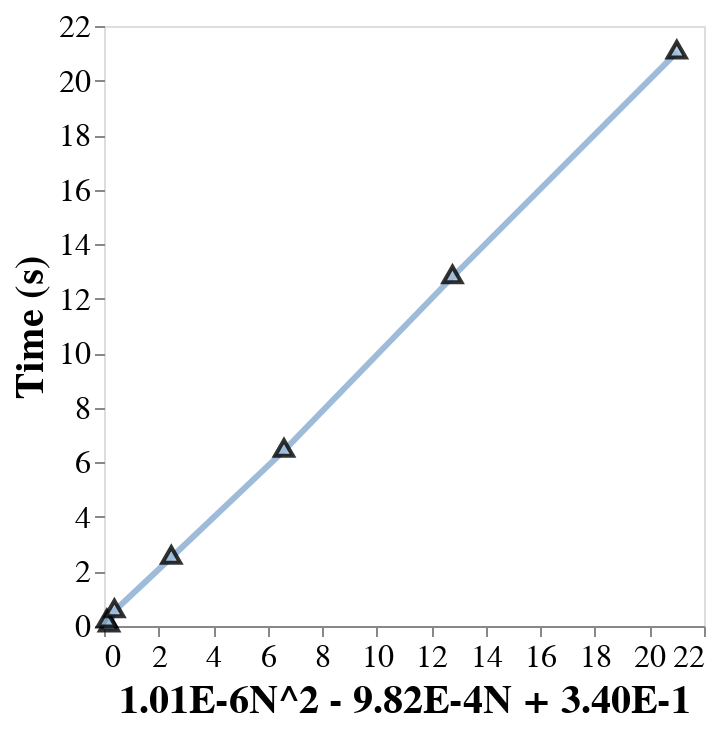

The notebook cell saved with this chart:
### Code cell
line + point

### Figure 1 — Vega specification as saved in the notebook (floating-point values rounded to 4 significant figures)
{"$schema": "https://vega.github.io/schema/vega/v5.json", "data": [{"name": "source_0", "values": [{"fit": 0.1849, "time": 0.02366}, {"fit": 0.1049, "time": 0.1686}, {"fit": 0.3807, "time": 0.5476}, {"fit": 2.467, "time": 2.511}, {"fit": 6.599, "time": 6.432}, {"fit": 12.78, "time": 12.8}, {"fit": 21.0, "time": 21.04}]}, {"name": "data_0", "values": [{"fit": 0.1849, "time": 0.02366}, {"fit": 0.1049, "time": 0.1686}, {"fit": 0.3807, "time": 0.5476}, {"fit": 2.467, "time": 2.511}, {"fit": 6.599, "time": 6.432}, {"fit": 12.78, "time": 12.8}, {"fit": 21.0, "time": 21.04}]}], "marks": [{"type": "line", "name": "layer_0_marks", "from": {"data": "source_0"}, "sort": {"field": "datum[\"fit\"]"}, "encode": {"update": {"y": {"field": "time", "scale": "y"}, "strokeWidth": {"value": 3}, "x": {"field": "fit", "scale": "x"}, "defined": {"signal": "isValid(datum[\"fit\"]) && isFinite(+datum[\"fit\"]) && isValid(datum[\"time\"]) && isFinite(+datum[\"time\"])"}, "opacity": {"value": 1}, "description": {"signal": "\"fit: \" + (format(datum[\"fit\"], \"\")) + \"; time: \" + (format(datum[\"time\"], \"\"))"}, "stroke": {"value": "#9ebcda"}}}, "style": ["line"]}, {"type": "symbol", "name": "layer_1_marks", "from": {"data": "data_0"}, "encode": {"update": {"size": {"value": 80}, "description": {"signal": "\"1.01E-6N^2 - 9.82E-4N + 3.40E-1: \" + (format(datum[\"fit\"], \"\")) + \"; Time (s): \" + (format(datum[\"time\"], \"\"))"}, "opacity": {"value": 0.8}, "stroke": {"value": "black"}, "shape": {"value": "triangle"}, "y": {"field": "time", "scale": "y"}, "fill": {"value": "#9ebcda"}, "ariaRoleDescription": {"value": "point"}, "x": {"field": "fit", "scale": "x"}}}, "style": ["point"]}], "scales": [{"name": "x", "type": "linear", "domain": {"fields": [{"data": "source_0", "field": "fit"}, {"data": "data_0", "field": "fit"}]}, "range": [0, {"signal": "width"}], "nice": true, "zero": false}, {"name": "y", "type": "linear", "domain": {"fields": [{"data": "source_0", "field": "time"}, {"data": "data_0", "field": "time"}]}, "range": [{"signal": "height"}, 0], "zero": true, "nice": true}], "axes": [{"scale": "x", "grid": false, "title": "1.01E-6N^2 - 9.82E-4N + 3.40E-1", "labelFlush": true, "tickCount": {"signal": "ceil(width/40)"}, "zindex": 0, "orient": "bottom", "labelOverlap": true}, {"scale": "y", "zindex": 0, "labelOverlap": true, "title": "Time (s)", "orient": "left", "grid": false, "tickCount": {"signal": "ceil(height/40)"}}], "width": 300, "config": {"mark": {"fill": "#9ebcda"}, "axisX": {"labelFont": "monospace", "labelFontSize": 16, "titleFontSize": 20, "grid": false}, "axisY": {"domain": false, "grid": false, "labelFont": "monospace", "labelFontSize": 16, "titleFontSize": 20}, "legend": {"titleFontSize": 20, "labelFontSize": 16}, "style": {"cell": {"height": 300, "width": 300}, "line": {"fill": null, "stroke": "black"}, "group-title": {"fontSize": 18, "font": "monospace", "fontColor": "#000000"}}}, "height": 300, "padding": 5, "background": "white", "style": "cell"}
